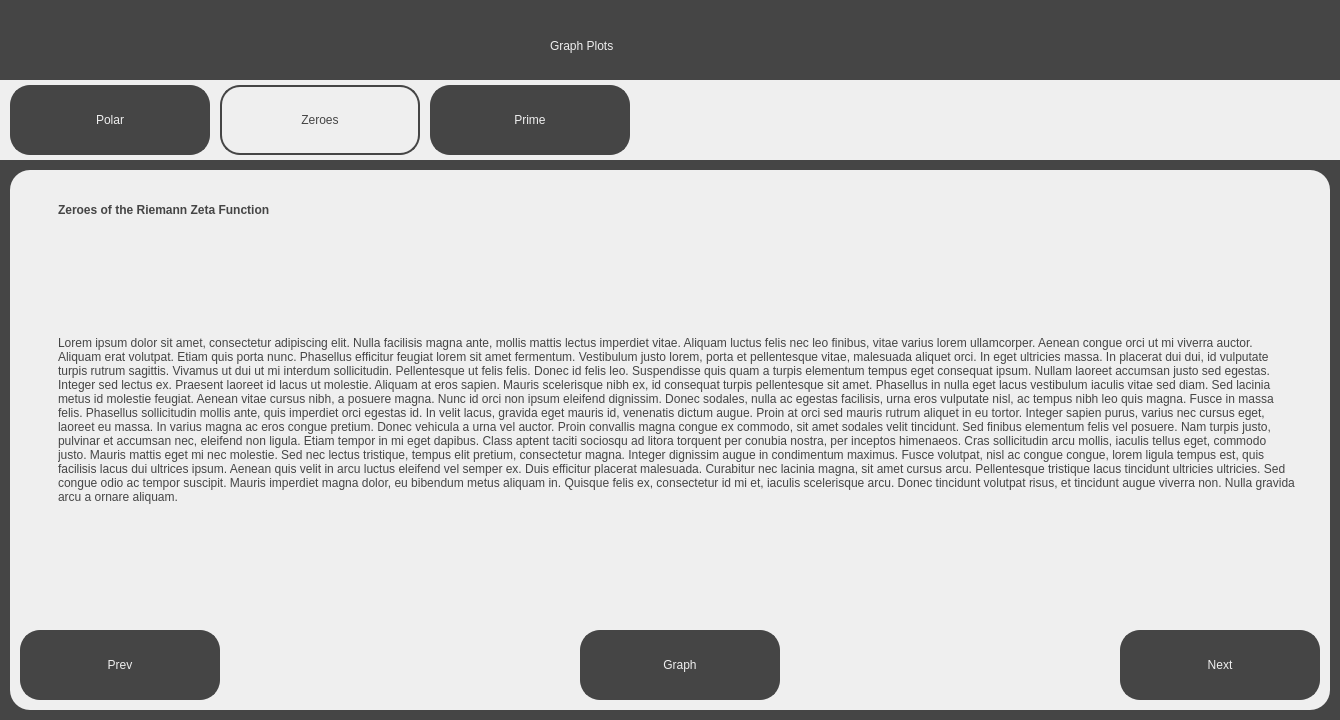
<?xml version="1.0" encoding="UTF-8"?>
<ui version="4.0">
 <class>ZetaZeroesScreen</class>
 <widget class="QDialog" name="ZetaZeroesScreen">
  <property name="geometry">
   <rect>
    <x>0</x>
    <y>0</y>
    <width>1340</width>
    <height>720</height>
   </rect>
  </property>
  <property name="windowTitle">
   <string>Visualising the Riemann Hypothesis - Investigation</string>
  </property>
  <property name="sizeGripEnabled">
   <bool>false</bool>
  </property>
  <widget class="QWidget" name="widget" native="true">
   <property name="geometry">
    <rect>
     <x>0</x>
     <y>0</y>
     <width>1340</width>
     <height>720</height>
    </rect>
   </property>
   <property name="styleSheet">
    <string notr="true">background-color: rgb(69, 69, 69);</string>
   </property>
   <widget class="QLabel" name="Title">
    <property name="geometry">
     <rect>
      <x>550</x>
      <y>20</y>
      <width>251</width>
      <height>51</height>
     </rect>
    </property>
    <property name="styleSheet">
     <string notr="true">font: 36pt &quot;Sans Serif&quot;; color:rgb(239, 239, 239)</string>
    </property>
    <property name="text">
     <string>Graph Plots</string>
    </property>
   </widget>
   <widget class="QWidget" name="TabBar" native="true">
    <property name="geometry">
     <rect>
      <x>0</x>
      <y>80</y>
      <width>1340</width>
      <height>80</height>
     </rect>
    </property>
    <property name="styleSheet">
     <string notr="true">background-color: rgb(239, 239, 239);</string>
    </property>
    <widget class="QPushButton" name="PolarTab">
     <property name="geometry">
      <rect>
       <x>10</x>
       <y>5</y>
       <width>200</width>
       <height>70</height>
      </rect>
     </property>
     <property name="cursor">
      <cursorShape>PointingHandCursor</cursorShape>
     </property>
     <property name="styleSheet">
      <string notr="true">border: 2px solid;
border-radius: 20px;
border-color:rgb(69, 69, 69);
background-color: rgb(69, 69, 69);
font: 36pt &quot;Sans Serif&quot;; color:rgb(239, 239, 239);
</string>
     </property>
     <property name="text">
      <string>Polar</string>
     </property>
    </widget>
    <widget class="QPushButton" name="ZeroesTab">
     <property name="geometry">
      <rect>
       <x>220</x>
       <y>5</y>
       <width>200</width>
       <height>70</height>
      </rect>
     </property>
     <property name="cursor">
      <cursorShape>PointingHandCursor</cursorShape>
     </property>
     <property name="styleSheet">
      <string notr="true">border: 2px solid;
border-radius: 20px;
border-color:rgb(69, 69, 69);
background-color: rgb(239, 239, 239);
font: 36pt &quot;Sans Serif&quot;; color:rgb(69, 69, 69);
</string>
     </property>
     <property name="text">
      <string>Zeroes</string>
     </property>
    </widget>
    <widget class="QPushButton" name="PrimeTab">
     <property name="geometry">
      <rect>
       <x>430</x>
       <y>5</y>
       <width>200</width>
       <height>70</height>
      </rect>
     </property>
     <property name="cursor">
      <cursorShape>PointingHandCursor</cursorShape>
     </property>
     <property name="styleSheet">
      <string notr="true">border: 2px solid;
border-radius: 20px;
border-color:rgb(69, 69, 69);
background-color: rgb(69, 69, 69);
font: 36pt &quot;Sans Serif&quot;; color:rgb(239, 239, 239);
</string>
     </property>
     <property name="text">
      <string>Prime</string>
     </property>
    </widget>
   </widget>
   <widget class="QWidget" name="MainWidget" native="true">
    <property name="geometry">
     <rect>
      <x>10</x>
      <y>170</y>
      <width>1320</width>
      <height>540</height>
     </rect>
    </property>
    <property name="styleSheet">
     <string notr="true">background-color: rgb(239, 239, 239);
border-radius: 20px;</string>
    </property>
    <widget class="QPushButton" name="PrevButton">
     <property name="geometry">
      <rect>
       <x>10</x>
       <y>460</y>
       <width>200</width>
       <height>70</height>
      </rect>
     </property>
     <property name="cursor">
      <cursorShape>PointingHandCursor</cursorShape>
     </property>
     <property name="styleSheet">
      <string notr="true">border: 2px solid;
border-radius: 20px;
border-color:rgb(69, 69, 69);
background-color: rgb(69, 69, 69);
font: 36pt &quot;Sans Serif&quot;; color:rgb(239, 239, 239);
</string>
     </property>
     <property name="text">
      <string>Prev</string>
     </property>
    </widget>
    <widget class="QPushButton" name="NextButton">
     <property name="geometry">
      <rect>
       <x>1110</x>
       <y>460</y>
       <width>200</width>
       <height>70</height>
      </rect>
     </property>
     <property name="cursor">
      <cursorShape>PointingHandCursor</cursorShape>
     </property>
     <property name="styleSheet">
      <string notr="true">border: 2px solid;
border-radius: 20px;
border-color:rgb(69, 69, 69);
background-color: rgb(69, 69, 69);
font: 36pt &quot;Sans Serif&quot;; color:rgb(239, 239, 239);
</string>
     </property>
     <property name="text">
      <string>Next</string>
     </property>
    </widget>
    <widget class="QPushButton" name="GraphButton">
     <property name="geometry">
      <rect>
       <x>570</x>
       <y>460</y>
       <width>200</width>
       <height>70</height>
      </rect>
     </property>
     <property name="cursor">
      <cursorShape>PointingHandCursor</cursorShape>
     </property>
     <property name="styleSheet">
      <string notr="true">border: 2px solid;
border-radius: 20px;
border-color:rgb(69, 69, 69);
background-color: rgb(69, 69, 69);
font: 36pt &quot;Sans Serif&quot;; color:rgb(239, 239, 239);
</string>
     </property>
     <property name="text">
      <string>Graph</string>
     </property>
    </widget>
    <widget class="QLabel" name="SubTitleText">
     <property name="geometry">
      <rect>
       <x>40</x>
       <y>20</y>
       <width>681</width>
       <height>41</height>
      </rect>
     </property>
     <property name="styleSheet">
      <string notr="true">font: 25pt &quot;Sans Serif&quot;; color:rgb(69, 69, 69);
background-color: rgb(239, 239, 239); padding: 5px;</string>
     </property>
     <property name="text">
      <string>&lt;html&gt;&lt;head/&gt;&lt;body&gt;&lt;p&gt;&lt;span style=&quot; font-weight:600;&quot;&gt;Zeroes of the Riemann Zeta Function&lt;/span&gt;&lt;/p&gt;&lt;/body&gt;&lt;/html&gt;</string>
     </property>
    </widget>
    <widget class="QLabel" name="MainText">
     <property name="geometry">
      <rect>
       <x>40</x>
       <y>80</y>
       <width>1251</width>
       <height>341</height>
      </rect>
     </property>
     <property name="styleSheet">
      <string notr="true">font: 13pt &quot;Sans Serif&quot;; color:rgb(69, 69, 69);
background-color: rgb(239, 239, 239); padding: 5px;</string>
     </property>
     <property name="text">
      <string>&lt;html&gt;&lt;head/&gt;&lt;body&gt;&lt;p&gt;Lorem ipsum dolor sit amet, consectetur adipiscing elit. Nulla facilisis magna ante, mollis mattis lectus imperdiet vitae. Aliquam luctus felis nec leo finibus, vitae varius lorem ullamcorper. Aenean congue orci ut mi viverra auctor. Aliquam erat volutpat. Etiam quis porta nunc. Phasellus efficitur feugiat lorem sit amet fermentum. Vestibulum justo lorem, porta et pellentesque vitae, malesuada aliquet orci. In eget ultricies massa. In placerat dui dui, id vulputate turpis rutrum sagittis. Vivamus ut dui ut mi interdum sollicitudin. Pellentesque ut felis felis. Donec id felis leo. Suspendisse quis quam a turpis elementum tempus eget consequat ipsum. Nullam laoreet accumsan justo sed egestas. Integer sed lectus ex. Praesent laoreet id lacus ut molestie. Aliquam at eros sapien. Mauris scelerisque nibh ex, id consequat turpis pellentesque sit amet. Phasellus in nulla eget lacus vestibulum iaculis vitae sed diam. Sed lacinia metus id molestie feugiat. Aenean vitae cursus nibh, a posuere magna. Nunc id orci non ipsum eleifend dignissim. Donec sodales, nulla ac egestas facilisis, urna eros vulputate nisl, ac tempus nibh leo quis magna. Fusce in massa felis. Phasellus sollicitudin mollis ante, quis imperdiet orci egestas id. In velit lacus, gravida eget mauris id, venenatis dictum augue. Proin at orci sed mauris rutrum aliquet in eu tortor. Integer sapien purus, varius nec cursus eget, laoreet eu massa. In varius magna ac eros congue pretium. Donec vehicula a urna vel auctor. Proin convallis magna congue ex commodo, sit amet sodales velit tincidunt. Sed finibus elementum felis vel posuere. Nam turpis justo, pulvinar et accumsan nec, eleifend non ligula. Etiam tempor in mi eget dapibus. Class aptent taciti sociosqu ad litora torquent per conubia nostra, per inceptos himenaeos. Cras sollicitudin arcu mollis, iaculis tellus eget, commodo justo. Mauris mattis eget mi nec molestie. Sed nec lectus tristique, tempus elit pretium, consectetur magna. Integer dignissim augue in condimentum maximus. Fusce volutpat, nisl ac congue congue, lorem ligula tempus est, quis facilisis lacus dui ultrices ipsum. Aenean quis velit in arcu luctus eleifend vel semper ex. Duis efficitur placerat malesuada. Curabitur nec lacinia magna, sit amet cursus arcu. Pellentesque tristique lacus tincidunt ultricies ultricies. Sed congue odio ac tempor suscipit. Mauris imperdiet magna dolor, eu bibendum metus aliquam in. Quisque felis ex, consectetur id mi et, iaculis scelerisque arcu. Donec tincidunt volutpat risus, et tincidunt augue viverra non. Nulla gravida arcu a ornare aliquam.&lt;/p&gt;&lt;/body&gt;&lt;/html&gt;</string>
     </property>
     <property name="wordWrap">
      <bool>true</bool>
     </property>
    </widget>
   </widget>
  </widget>
 </widget>
 <resources/>
 <connections/>
</ui>
